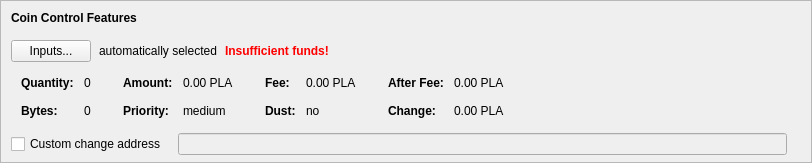
    <widget class="QFrame" name="frameCoinControl">
     <property name="sizePolicy">
      <sizepolicy hsizetype="Expanding" vsizetype="Expanding">
       <horstretch>0</horstretch>
       <verstretch>0</verstretch>
      </sizepolicy>
     </property>
     <property name="maximumSize">
      <size>
       <width>16777215</width>
       <height>16777215</height>
      </size>
     </property>
     <property name="frameShape">
      <enum>QFrame::StyledPanel</enum>
     </property>
     <property name="frameShadow">
      <enum>QFrame::Sunken</enum>
     </property>
     <layout class="QVBoxLayout" name="verticalLayoutCoinControl2">
      <property name="spacing">
       <number>0</number>
      </property>
      <property name="leftMargin">
       <number>0</number>
      </property>
      <property name="topMargin">
       <number>0</number>
      </property>
      <property name="rightMargin">
       <number>0</number>
      </property>
      <property name="bottomMargin">
       <number>6</number>
      </property>
      <item>
       <layout class="QVBoxLayout" name="verticalLayoutCoinControl" stretch="0,0,0,0,1">
        <property name="spacing">
         <number>0</number>
        </property>
        <property name="leftMargin">
         <number>10</number>
        </property>
        <property name="topMargin">
         <number>10</number>
        </property>
        <item>
         <layout class="QHBoxLayout" name="horizontalLayoutCoinControl1">
          <property name="bottomMargin">
           <number>15</number>
          </property>
          <item>
           <widget class="QLabel" name="labelCoinControlFeatures">
            <property name="sizePolicy">
             <sizepolicy hsizetype="Preferred" vsizetype="Maximum">
              <horstretch>0</horstretch>
              <verstretch>0</verstretch>
             </sizepolicy>
            </property>
            <property name="font">
             <font>
              <weight>75</weight>
              <bold>true</bold>
             </font>
            </property>
            <property name="styleSheet">
             <string notr="true">font-weight:bold;</string>
            </property>
            <property name="text">
             <string>Coin Control Features</string>
            </property>
           </widget>
          </item>
         </layout>
        </item>
        <item>
         <layout class="QHBoxLayout" name="horizontalLayoutCoinControl2" stretch="0,0,0,0">
          <property name="spacing">
           <number>8</number>
          </property>
          <property name="bottomMargin">
           <number>10</number>
          </property>
          <item>
           <widget class="QPushButton" name="pushButtonCoinControl">
            <property name="styleSheet">
             <string notr="true"/>
            </property>
            <property name="text">
             <string>Inputs...</string>
            </property>
            <property name="autoDefault">
             <bool>false</bool>
            </property>
           </widget>
          </item>
          <item>
           <widget class="QLabel" name="labelCoinControlAutomaticallySelected">
            <property name="text">
             <string>automatically selected</string>
            </property>
            <property name="margin">
             <number>5</number>
            </property>
           </widget>
          </item>
          <item>
           <widget class="QLabel" name="labelCoinControlInsuffFunds">
            <property name="font">
             <font>
              <weight>75</weight>
              <bold>true</bold>
             </font>
            </property>
            <property name="styleSheet">
             <string notr="true">color:red;font-weight:bold;</string>
            </property>
            <property name="text">
             <string>Insufficient funds!</string>
            </property>
            <property name="margin">
             <number>5</number>
            </property>
           </widget>
          </item>
          <item>
           <spacer name="horizontalSpacerCoinControl">
            <property name="orientation">
             <enum>Qt::Horizontal</enum>
            </property>
            <property name="sizeHint" stdset="0">
             <size>
              <width>40</width>
              <height>1</height>
             </size>
            </property>
           </spacer>
          </item>
         </layout>
        </item>
        <item>
         <widget class="QWidget" name="widgetCoinControl" native="true">
          <property name="sizePolicy">
           <sizepolicy hsizetype="Preferred" vsizetype="Preferred">
            <horstretch>0</horstretch>
            <verstretch>0</verstretch>
           </sizepolicy>
          </property>
          <property name="minimumSize">
           <size>
            <width>0</width>
            <height>0</height>
           </size>
          </property>
          <property name="styleSheet">
           <string notr="true"/>
          </property>
          <layout class="QHBoxLayout" name="horizontalLayoutCoinControl5">
           <property name="leftMargin">
            <number>0</number>
           </property>
           <property name="topMargin">
            <number>0</number>
           </property>
           <property name="rightMargin">
            <number>0</number>
           </property>
           <property name="bottomMargin">
            <number>0</number>
           </property>
           <item>
            <layout class="QHBoxLayout" name="horizontalLayoutCoinControl3" stretch="0,0,0,1">
             <property name="spacing">
              <number>20</number>
             </property>
             <property name="topMargin">
              <number>0</number>
             </property>
             <property name="bottomMargin">
              <number>10</number>
             </property>
             <item>
              <layout class="QFormLayout" name="formLayoutCoinControl1">
               <property name="horizontalSpacing">
                <number>10</number>
               </property>
               <property name="verticalSpacing">
                <number>14</number>
               </property>
               <property name="leftMargin">
                <number>10</number>
               </property>
               <property name="topMargin">
                <number>4</number>
               </property>
               <property name="rightMargin">
                <number>6</number>
               </property>
               <item row="0" column="0">
                <widget class="QLabel" name="labelCoinControlQuantityText">
                 <property name="font">
                  <font>
                   <weight>75</weight>
                   <bold>true</bold>
                  </font>
                 </property>
                 <property name="text">
                  <string>Quantity:</string>
                 </property>
                 <property name="margin">
                  <number>0</number>
                 </property>
                </widget>
               </item>
               <item row="0" column="1">
                <widget class="QLabel" name="labelCoinControlQuantity">
                 <property name="cursor">
                  <cursorShape>IBeamCursor</cursorShape>
                 </property>
                 <property name="contextMenuPolicy">
                  <enum>Qt::ActionsContextMenu</enum>
                 </property>
                 <property name="text">
                  <string notr="true">0</string>
                 </property>
                 <property name="margin">
                  <number>0</number>
                 </property>
                 <property name="textInteractionFlags">
                  <set>Qt::LinksAccessibleByMouse|Qt::TextSelectableByKeyboard|Qt::TextSelectableByMouse</set>
                 </property>
                </widget>
               </item>
               <item row="1" column="0">
                <widget class="QLabel" name="labelCoinControlBytesText">
                 <property name="font">
                  <font>
                   <weight>75</weight>
                   <bold>true</bold>
                  </font>
                 </property>
                 <property name="text">
                  <string>Bytes:</string>
                 </property>
                </widget>
               </item>
               <item row="1" column="1">
                <widget class="QLabel" name="labelCoinControlBytes">
                 <property name="cursor">
                  <cursorShape>IBeamCursor</cursorShape>
                 </property>
                 <property name="contextMenuPolicy">
                  <enum>Qt::ActionsContextMenu</enum>
                 </property>
                 <property name="text">
                  <string notr="true">0</string>
                 </property>
                 <property name="textInteractionFlags">
                  <set>Qt::LinksAccessibleByMouse|Qt::TextSelectableByKeyboard|Qt::TextSelectableByMouse</set>
                 </property>
                </widget>
               </item>
              </layout>
             </item>
             <item>
              <layout class="QFormLayout" name="formLayoutCoinControl2">
               <property name="horizontalSpacing">
                <number>10</number>
               </property>
               <property name="verticalSpacing">
                <number>14</number>
               </property>
               <property name="leftMargin">
                <number>6</number>
               </property>
               <property name="topMargin">
                <number>4</number>
               </property>
               <property name="rightMargin">
                <number>6</number>
               </property>
               <item row="0" column="0">
                <widget class="QLabel" name="labelCoinControlAmountText">
                 <property name="font">
                  <font>
                   <weight>75</weight>
                   <bold>true</bold>
                  </font>
                 </property>
                 <property name="text">
                  <string>Amount:</string>
                 </property>
                 <property name="margin">
                  <number>0</number>
                 </property>
                </widget>
               </item>
               <item row="0" column="1">
                <widget class="QLabel" name="labelCoinControlAmount">
                 <property name="cursor">
                  <cursorShape>IBeamCursor</cursorShape>
                 </property>
                 <property name="contextMenuPolicy">
                  <enum>Qt::ActionsContextMenu</enum>
                 </property>
                 <property name="text">
                  <string notr="true">0.00 PLA</string>
                 </property>
                 <property name="textInteractionFlags">
                  <set>Qt::LinksAccessibleByMouse|Qt::TextSelectableByKeyboard|Qt::TextSelectableByMouse</set>
                 </property>
                </widget>
               </item>
               <item row="1" column="0">
                <widget class="QLabel" name="labelCoinControlPriorityText">
                 <property name="font">
                  <font>
                   <weight>75</weight>
                   <bold>true</bold>
                  </font>
                 </property>
                 <property name="text">
                  <string>Priority:</string>
                 </property>
                </widget>
               </item>
               <item row="1" column="1">
                <widget class="QLabel" name="labelCoinControlPriority">
                 <property name="cursor">
                  <cursorShape>IBeamCursor</cursorShape>
                 </property>
                 <property name="contextMenuPolicy">
                  <enum>Qt::ActionsContextMenu</enum>
                 </property>
                 <property name="text">
                  <string>medium</string>
                 </property>
                 <property name="textInteractionFlags">
                  <set>Qt::LinksAccessibleByMouse|Qt::TextSelectableByKeyboard|Qt::TextSelectableByMouse</set>
                 </property>
                </widget>
               </item>
              </layout>
             </item>
             <item>
              <layout class="QFormLayout" name="formLayoutCoinControl3">
               <property name="horizontalSpacing">
                <number>10</number>
               </property>
               <property name="verticalSpacing">
                <number>14</number>
               </property>
               <property name="leftMargin">
                <number>6</number>
               </property>
               <property name="topMargin">
                <number>4</number>
               </property>
               <property name="rightMargin">
                <number>6</number>
               </property>
               <item row="0" column="0">
                <widget class="QLabel" name="labelCoinControlFeeText">
                 <property name="font">
                  <font>
                   <weight>75</weight>
                   <bold>true</bold>
                  </font>
                 </property>
                 <property name="text">
                  <string>Fee:</string>
                 </property>
                 <property name="margin">
                  <number>0</number>
                 </property>
                </widget>
               </item>
               <item row="0" column="1">
                <widget class="QLabel" name="labelCoinControlFee">
                 <property name="cursor">
                  <cursorShape>IBeamCursor</cursorShape>
                 </property>
                 <property name="contextMenuPolicy">
                  <enum>Qt::ActionsContextMenu</enum>
                 </property>
                 <property name="text">
                  <string notr="true">0.00 PLA</string>
                 </property>
                 <property name="textInteractionFlags">
                  <set>Qt::LinksAccessibleByMouse|Qt::TextSelectableByKeyboard|Qt::TextSelectableByMouse</set>
                 </property>
                </widget>
               </item>
               <item row="1" column="0">
                <widget class="QLabel" name="labelCoinControlLowOutputText">
                 <property name="font">
                  <font>
                   <weight>75</weight>
                   <bold>true</bold>
                  </font>
                 </property>
                 <property name="text">
                  <string>Dust:</string>
                 </property>
                </widget>
               </item>
               <item row="1" column="1">
                <widget class="QLabel" name="labelCoinControlLowOutput">
                 <property name="cursor">
                  <cursorShape>IBeamCursor</cursorShape>
                 </property>
                 <property name="contextMenuPolicy">
                  <enum>Qt::ActionsContextMenu</enum>
                 </property>
                 <property name="text">
                  <string>no</string>
                 </property>
                 <property name="textInteractionFlags">
                  <set>Qt::LinksAccessibleByMouse|Qt::TextSelectableByKeyboard|Qt::TextSelectableByMouse</set>
                 </property>
                </widget>
               </item>
              </layout>
             </item>
             <item>
              <layout class="QFormLayout" name="formLayoutCoinControl4">
               <property name="horizontalSpacing">
                <number>10</number>
               </property>
               <property name="verticalSpacing">
                <number>14</number>
               </property>
               <property name="leftMargin">
                <number>6</number>
               </property>
               <property name="topMargin">
                <number>4</number>
               </property>
               <property name="rightMargin">
                <number>6</number>
               </property>
               <item row="0" column="0">
                <widget class="QLabel" name="labelCoinControlAfterFeeText">
                 <property name="font">
                  <font>
                   <weight>75</weight>
                   <bold>true</bold>
                  </font>
                 </property>
                 <property name="text">
                  <string>After Fee:</string>
                 </property>
                 <property name="margin">
                  <number>0</number>
                 </property>
                </widget>
               </item>
               <item row="0" column="1">
                <widget class="QLabel" name="labelCoinControlAfterFee">
                 <property name="cursor">
                  <cursorShape>IBeamCursor</cursorShape>
                 </property>
                 <property name="contextMenuPolicy">
                  <enum>Qt::ActionsContextMenu</enum>
                 </property>
                 <property name="text">
                  <string notr="true">0.00 PLA</string>
                 </property>
                 <property name="textInteractionFlags">
                  <set>Qt::LinksAccessibleByMouse|Qt::TextSelectableByKeyboard|Qt::TextSelectableByMouse</set>
                 </property>
                </widget>
               </item>
               <item row="1" column="0">
                <widget class="QLabel" name="labelCoinControlChangeText">
                 <property name="font">
                  <font>
                   <weight>75</weight>
                   <bold>true</bold>
                  </font>
                 </property>
                 <property name="text">
                  <string>Change:</string>
                 </property>
                </widget>
               </item>
               <item row="1" column="1">
                <widget class="QLabel" name="labelCoinControlChange">
                 <property name="cursor">
                  <cursorShape>IBeamCursor</cursorShape>
                 </property>
                 <property name="contextMenuPolicy">
                  <enum>Qt::ActionsContextMenu</enum>
                 </property>
                 <property name="text">
                  <string notr="true">0.00 PLA</string>
                 </property>
                 <property name="textInteractionFlags">
                  <set>Qt::LinksAccessibleByMouse|Qt::TextSelectableByKeyboard|Qt::TextSelectableByMouse</set>
                 </property>
                </widget>
               </item>
              </layout>
             </item>
            </layout>
           </item>
          </layout>
         </widget>
        </item>
        <item>
         <layout class="QHBoxLayout" name="horizontalLayoutCoinControl4" stretch="0,0,0">
          <property name="spacing">
           <number>12</number>
          </property>
          <property name="sizeConstraint">
           <enum>QLayout::SetDefaultConstraint</enum>
          </property>
          <property name="topMargin">
           <number>5</number>
          </property>
          <property name="rightMargin">
           <number>5</number>
          </property>
          <item>
           <widget class="QCheckBox" name="checkBoxCoinControlChange">
            <property name="toolTip">
             <string>If this is activated, but the change address is empty or invalid, change will be sent to a newly generated address.</string>
            </property>
            <property name="text">
             <string>Custom change address</string>
            </property>
           </widget>
          </item>
          <item>
           <widget class="QValidatedLineEdit" name="lineEditCoinControlChange">
            <property name="enabled">
             <bool>false</bool>
            </property>
            <property name="sizePolicy">
             <sizepolicy hsizetype="Expanding" vsizetype="Fixed">
              <horstretch>0</horstretch>
              <verstretch>0</verstretch>
             </sizepolicy>
            </property>
           </widget>
          </item>
          <item>
           <widget class="QLabel" name="labelCoinControlChangeLabel">
            <property name="sizePolicy">
             <sizepolicy hsizetype="Preferred" vsizetype="Expanding">
              <horstretch>0</horstretch>
              <verstretch>0</verstretch>
             </sizepolicy>
            </property>
            <property name="minimumSize">
             <size>
              <width>0</width>
              <height>0</height>
             </size>
            </property>
            <property name="text">
             <string/>
            </property>
            <property name="margin">
             <number>3</number>
            </property>
           </widget>
          </item>
         </layout>
        </item>
        <item>
         <spacer name="verticalSpacerCoinControl">
          <property name="orientation">
           <enum>Qt::Vertical</enum>
          </property>
          <property name="sizeHint" stdset="0">
           <size>
            <width>800</width>
            <height>1</height>
           </size>
          </property>
         </spacer>
        </item>
       </layout>
      </item>
     </layout>
    </widget>
